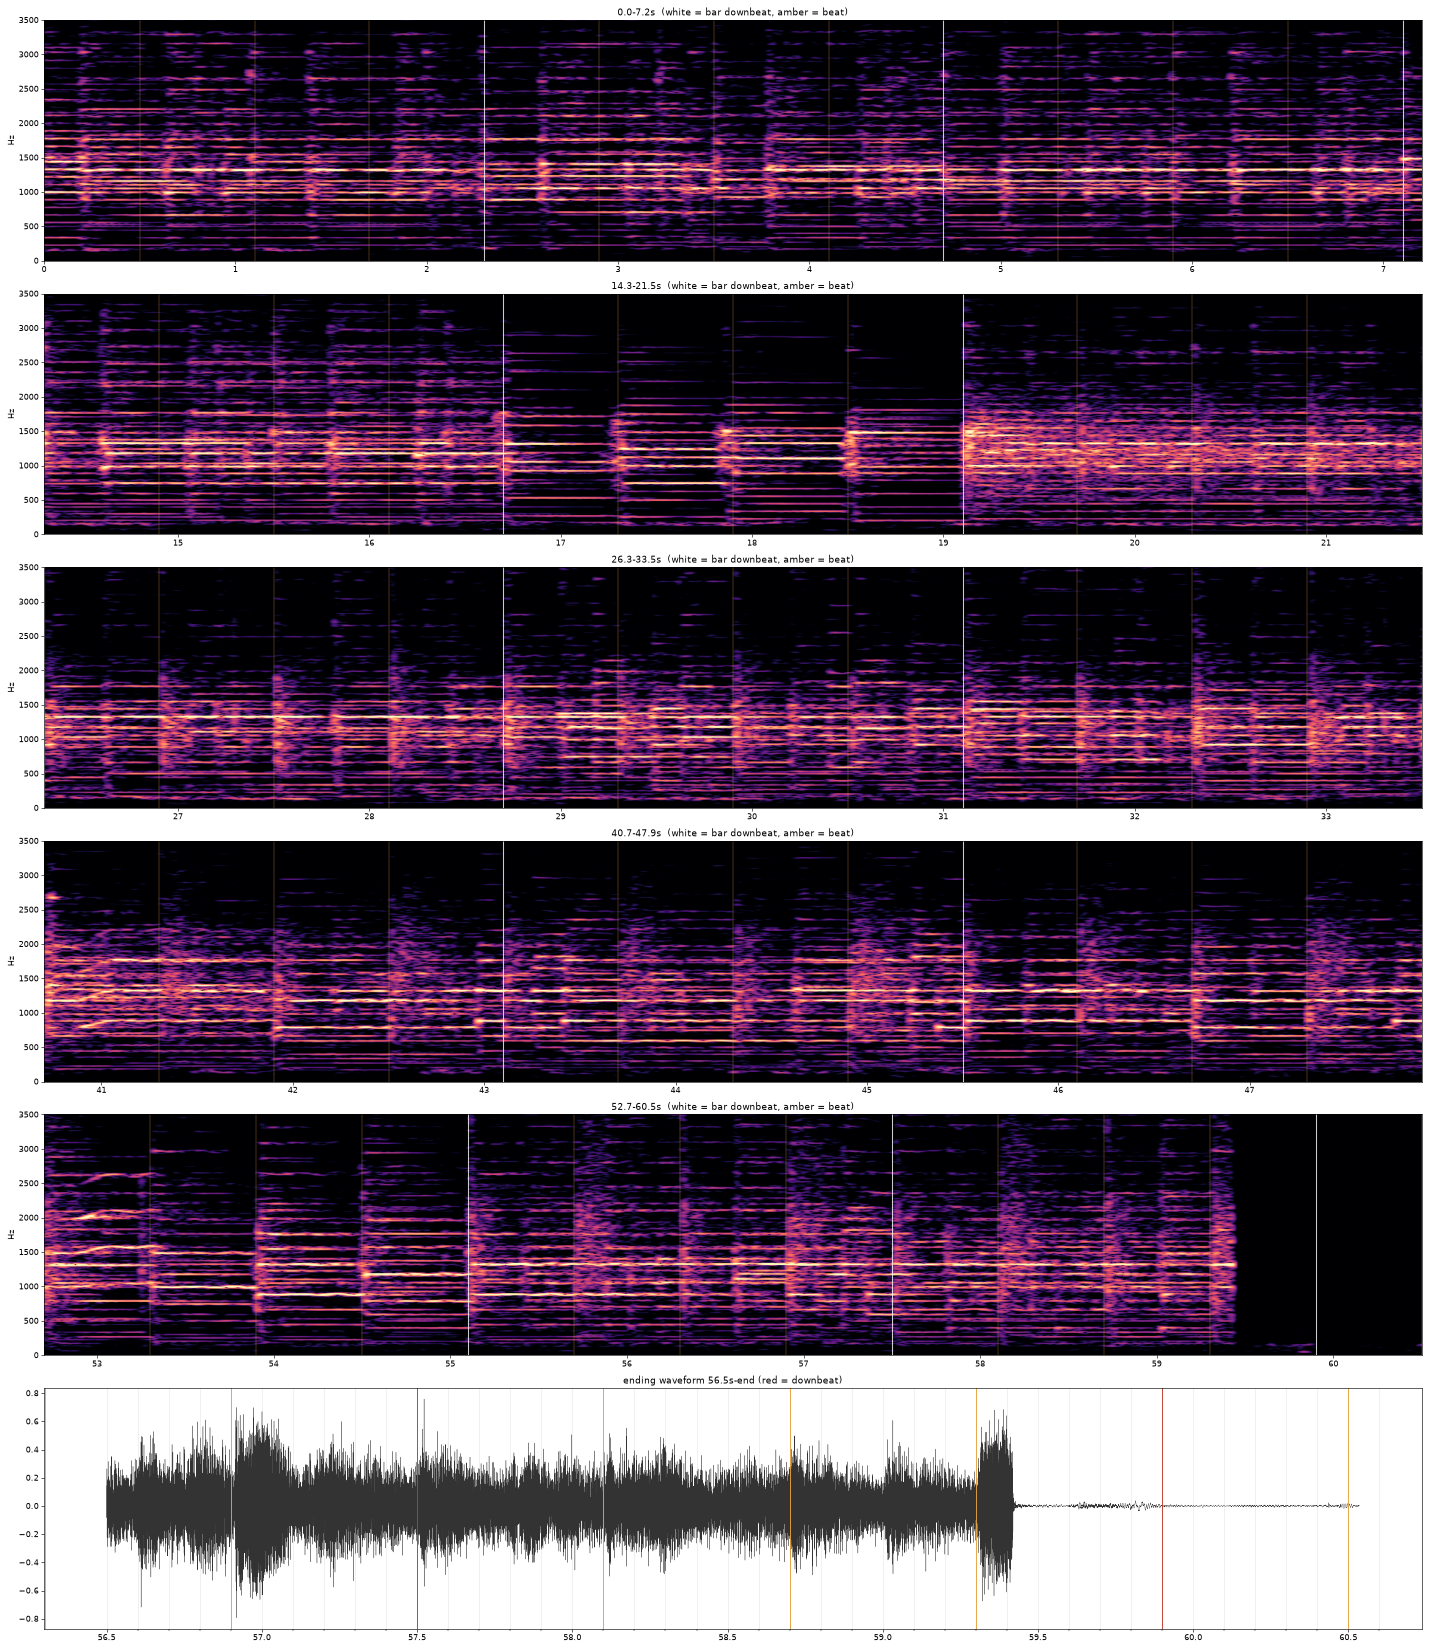

Recreate this plot in Python.
"""
Close-up spectrograms for listening-by-eye: vocals (gliding harmonic stacks)
vs. instruments (flat lines, hard onsets), and the shape of the ending.
Writes audio/zoom_views.png.
"""
import wave
from pathlib import Path

import numpy as np
import matplotlib
matplotlib.use("Agg")
import matplotlib.pyplot as plt

HERE = Path(__file__).resolve().parent
with wave.open(str(HERE / "help24_audiomarketing.wav"), "rb") as w:
    sr = w.getframerate()
    x = np.frombuffer(w.readframes(w.getnframes()), dtype="<i2").astype(np.float64) / 32768.0

N, H = 4096, 256
win = np.hanning(N)
fr_all = np.lib.stride_tricks.sliding_window_view(x, N)[::H]
S = 20 * np.log10(np.abs(np.fft.rfft(fr_all * win, axis=1)).T + 1e-7)
f = np.fft.rfftfreq(N, 1 / sr)
t = np.arange(S.shape[1]) * H / sr + N / 2 / sr

views = [(0.0, 7.2), (14.3, 21.5), (26.3, 33.5), (40.7, 47.9), (52.7, 60.5)]
fig, ax = plt.subplots(len(views) + 1, 1, figsize=(26, 5 * (len(views) + 1)))
fm = f <= 3500
for a, (t0, t1) in zip(ax, views):
    m = (t >= t0) & (t <= t1)
    sub = S[fm][:, m]
    a.imshow(sub, origin="lower", aspect="auto", extent=[t0, t1, 0, 3500], cmap="magma",
             vmin=np.percentile(sub, 55), vmax=np.percentile(sub, 99.7))
    for k in range(0, 101):
        bt = 0.5 + 0.6 * k
        if t0 <= bt <= t1:
            a.axvline(bt, color="w" if k % 4 == 3 else "#E8A33D", lw=1.4 if k % 4 == 3 else 0.5, alpha=0.8)
    a.set_title(f"{t0:.1f}-{t1:.1f}s  (white = bar downbeat, amber = beat)")
    a.set_ylabel("Hz")
# ending: raw waveform, last 4 s
m = (np.arange(len(x)) / sr) >= 56.5
ax[-1].plot(np.arange(len(x))[m] / sr, x[m], lw=0.4, color="#333")
for k in range(93, 101):
    bt = 0.5 + 0.6 * k
    ax[-1].axvline(bt, color="#c0392b" if k % 4 == 3 else "#E8A33D", lw=1.2)
ax[-1].set_title("ending waveform 56.5s-end (red = downbeat)")
ax[-1].set_xticks(np.arange(56.5, 60.6, 0.1), minor=True)
ax[-1].grid(which="both", axis="x", alpha=0.3)
plt.tight_layout()
plt.savefig(HERE / "zoom_views.png", dpi=55)
print("ok")
